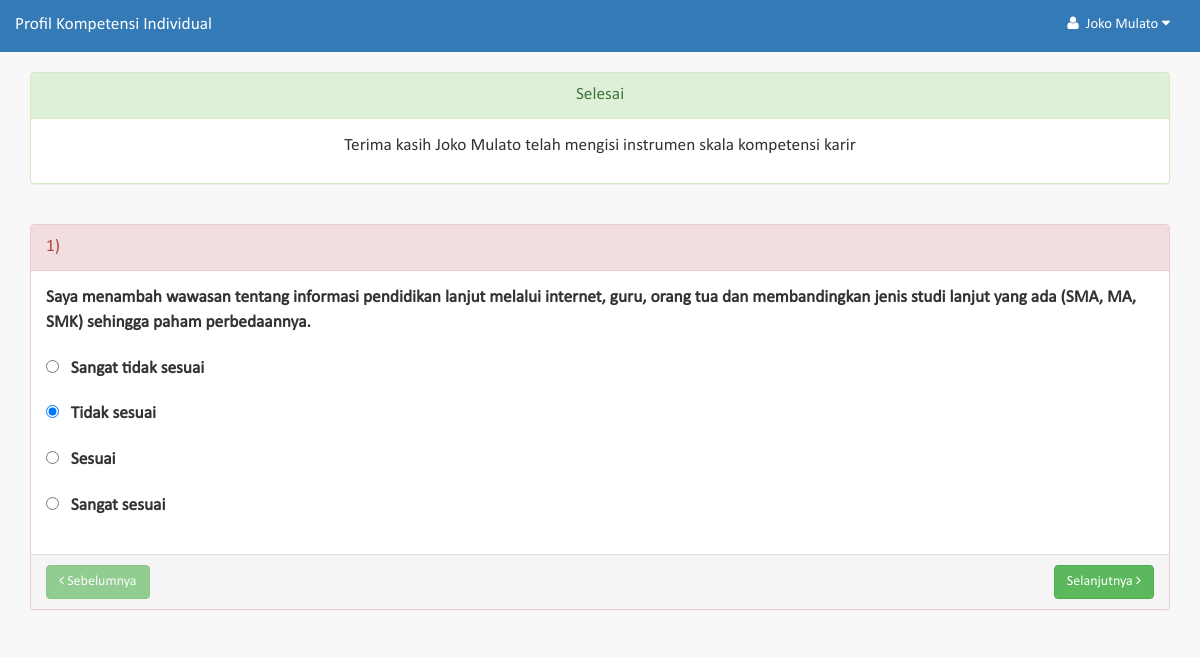
Page /tes (signed in) on the committed database.
### tables this page shows
CREATE TABLE `pertanyaan` (
  `id` int(11) NOT NULL,
  `standar_kompetensi_id` int(11) DEFAULT '0',
  `kompetensi_id` int(11) DEFAULT '0',
  `indikator_id` int(11) DEFAULT '0',
  `teks` text,
  `jenis` enum('standar','kompetensi','indikator','pertanyaan') DEFAULT NULL
);

CREATE TABLE `tes_jawaban` (
  `id` int(11) NOT NULL,
  `tes_id` int(11) DEFAULT NULL,
  `pertanyaan_id` int(11) DEFAULT NULL,
  `jawaban_id` int(11) DEFAULT NULL,
  `waktu` bigint(20) DEFAULT NULL
);

CREATE TABLE `jawaban` (
  `id` int(11) NOT NULL,
  `teks` varchar(30) DEFAULT NULL,
  `skor` int(11) DEFAULT NULL
);

### engine/routes.php (called while the page is built, shortened)
<?php
	$MODULES =  array(
		'home'=>array(
			'C'=>'modules/modul_home.php',
			'V'=>'templates/modul_home.php'
		),
		'login'=>array(
			'C'=>'modules/modul_login.php',
			'V'=>'templates/modul_new_login.php'
		),
		'profile'=>array(
			'C'=>'modules/modul_profil.php',
			'V'=>'templates/modul_profil.php'
		),
		'logout'=>array(
			'C'=>'modules/modul_logout.php'
		),
		'data_siswa'=>array(
			'C'=>'modules/modul_datasiswa.php',
			'V'=>'templates/modul_datasiswa.php'
		),
		'data_indikator'=>array(
			'C'=>'modules/modul_indikator.php',
			'V'=>'templates/modul_indikator.php'
		),
		'tes'=>array(
			'C'=>'modules/modul_tes.php',
			'V'=>'templates/modul_tes.php'
		),
		'profil_kelompok'=>array(
			'C'=>'modules/modul_fk.php',
			'V'=>'templates/modul_fk.php'
		),
		'profil_individu'=>array(
			'C'=>'modules/modul_fi.php',
			'V'=>'templates/modul_fi.php'
		),
		'hasil_tes'=>array(
			'C'=>'modules/hasiltes.php',
			'V'=>'templates/hasiltes.php'
		),
		'kompetensi_karir'=>array(
			'C'=>'modules/kompetensikarir.php',
			'V'=>'templates/kompetensikarir.php'
		)
	);

### engine/methods.php (called while the page is built, shortened)
<?php
	function get_session(){
		if(isset($_SESSION['login']) && $_SESSION['login']==true)
			return (object)array(
				'id'=>$_SESSION['id'],
				'username'=>$_SESSION['username'],
				'group_id'=>$_SESSION['group_id'],
				'group_name'=>$_SESSION['group_name'],
				'ref_id'=>$_SESSION['ref_id'],
				'profile'=>$_SESSION['profile']
			);
	}

### modules/modul_tes.php (called while the page is built, shortened)
<?php
	$jumlah = query_one( "select count(*) as soal from pertanyaan where jenis='pertanyaan'" );
	$test = select_one( "tes", "user_id=" . $user_session->id );
	if(!isset($get_soal)) {
		if( empty($test) ) {
			$test_id = insert( "tes", array(
				"user_id"=>$user_session->id,
				"mulai"=>time()
			));
		} else {
			$test_id = $test->id;
		}
		$get_soal = 1;
	} else {
		$test_id = $test->id;
	}
	$jwb = query_one( "select count(*) jumlah from tes_jawaban where tes_id=$test_id" );
	if( $jwb->jumlah==$jumlah->soal )
		$the_status = "selesai";
	if( $get_soal==1 ) {
		$back = -1;
		$next = 2;
	} elseif ( $get_soal==$jumlah->soal-1 ) {
		$back = $get_soal-1;
		$next = -1;
	} else {
		$back = $get_soal-1;
		$next = $get_soal+1;
	}
	$pertanyaan = select_one( "pertanyaan", "jenis='pertanyaan' ORDER BY
		id ASC LIMIT " .($get_soal-1). ",1" );
	$jawaban = select_one( "tes_jawaban", "tes_id=$test_id AND pertanyaan_id=" . $pertanyaan->id);
	$jenis_jawaban = query( "select * from jawaban order by id desc");

### engine/db.php (called while the page is built, shortened)
<?php
	$connection = mysqli_connect('localhost:3406', 'root', '');
	mysqli_select_db($connection, 'potensi');
	function toarray($mres){
		$data = array();
		while($item = mysqli_fetch_object($mres))
			$data[] = $item;
		return $data;
	}
	function query($Q, $with_result=true){
		global $connection;
		$res = mysqli_query($connection, $Q) or die($Q . '<br/>' . mysqli_error($connection));
		if($with_result)
			return toarray($res);
		else
			return mysqli_insert_id($connection);
	}
	function query_one($Q){
		global $connection;
		$mres = mysqli_query($connection, $Q) or die($Q . '<br/>' . mysqli_error($connection));
		if(mysqli_num_rows($mres)==1)
			return mysqli_fetch_object($mres);
		else
			return false;
	}
	function select_one($table, $condition=null){
		$condition = empty($condition) ? '':' WHERE ' . $condition;
		return query_one("SELECT * FROM $table $condition");
	}

### templates/modul_tes.php (the view, shortened to what this page needs)
<?php include "layout/header.php"; ?>
</div>
<div class="container">
    <link href="./assets/js/datatables/media/css/jquery.dataTables.min.css" rel="stylesheet">
    <link href="./assets/js/datatables/media/css/dataTables.bootstrap.min.css" rel="stylesheet">
    <?php if( $the_status=="selesai" ): $msg = get_flashmessage(); ?>
        <div class="row">
            <div class="col-md-12" style="padding-top:20px;">
                <div class="panel panel-success">
                    <div class="panel-heading text-center"> Selesai </div>
                    <div class="panel-body text-center"><p><?php echo sprintf( "Terima kasih %s telah mengisi instrumen skala kompetensi karir", $user_session->profile->nama); ?></p></div>
                </div>
            </div>
        </div>
    <?php endif; ?>
    <div class="row">
        <div class="col-md-12" style="padding-top:20px;">
            <div class="panel panel-danger" id="panel-pertanyaan">
                <div class="panel-heading"> <?php echo $get_soal ?>) </div>
                <div class="panel-body">
                    <form method="post" class="form-horizontal form-isian">
                        <div class="form-group">
                            <label class="col-md-12"> <?php echo $pertanyaan->teks ?> </label>
                        </div>
                        <?php foreach($jenis_jawaban as $ji=>$jj): ?>
                        <div class="form-group">
                            <label for="pilihan<?php echo $ji ?>" class="col-md-11"><input type="radio" id="pilihan<?php echo $ji ?>" name="jawaban_id" value="<?php echo $jj->id ?>"  onchange="kirim()" <?php
                            if( !empty($jawaban) ) {
                                if( $jawaban->jawaban_id==$jj->id)
                                    echo " checked ";
                            }
                            ?> />  &nbsp;  <?php echo $jj->teks ?> </label>
                        </div>
                        <?php endforeach; ?>
                    </form>
                </div>
                <div class="panel-footer">
                    <button class="btn btn-success" onclick="location.href='tes?soal=<?php echo $back ?>'" <?php echo ($back<0)?'disabled':'' ?> > <i class="fa fa-angle-left"></i> Sebelumnya</button>
                    <button class="btn btn-success pull-right" onclick="location.href='tes?soal=<?php echo $next ?>'" <?php echo ($next<0)?'disabled':'' ?> >Selanjutnya <i class="fa fa-angle-right"></i></button>
                </div>
            </div>
        </div>
    </div>
<?php include "layout/footer.php"; ?>

### index.php (shortened to what this page needs)
<?php
require 'engine/routes.php';
require 'engine/methods.php';
require 'engine/db.php';
extract($_POST, EXTR_PREFIX_ALL, "post");
extract($_GET, EXTR_PREFIX_ALL, "get");
$user_session = get_session();
list($module_link, $blank) = each($_GET);
$module_link = empty($module_link) ? DEFAULT_MODULE : $module_link;
if(isset($MODULES[$module_link])){
	if(isset($MODULES[$module_link]['C']) && file_exists($MODULES[$module_link]['C']))
		require $MODULES[$module_link]['C'];
	if(isset($MODULES[$module_link]['V']) && file_exists($MODULES[$module_link]['V']))
		require $MODULES[$module_link]['V'];
}

### templates/layout/header.php (shortened to what this page needs)
<!DOCTYPE html>
<html lang="en">
<head>
    <link href="./assets/js/bootstrap/dist/css/bootstrap.min.css" rel="stylesheet">
    <link href="./assets/js/metisMenu/dist/metisMenu.min.css" rel="stylesheet">
    <link href="./assets/css/timeline.css" rel="stylesheet">
    <link href="./assets/css/sb-admin-2.css" rel="stylesheet">
    <link href="./assets/js/morrisjs/morris.css" rel="stylesheet">
    <link href="./assets/js/font-awesome/css/font-awesome.min.css" rel="stylesheet" type="text/css">
</head>
<body>
    <div id="wrapper">
        <nav class="navbar navbar-default navbar-static-top navbar-warna" role="navigation" style="margin-bottom: 0;">
            <div class="navbar-header">
                <a class="navbar-brand" href="home"><?php echo APPLICATION_TITLE ?></a>
            </div>
            <ul class="nav navbar-top-links navbar-right">
                <li class="dropdown">
                    <a class="dropdown-toggle" data-toggle="dropdown" href="">
                         <i class="fa fa-user fa-fw"></i> <?php echo $user_session->profile->nama ?>  <i class="fa fa-caret-down"></i>
                    </a>
                </li>
            </ul>

### templates/layout/footer.php (shortened to what this page needs)
        </div>
</body>
</html>

### assets/css/sb-admin-2.css (style rules this page uses)
body { background-color: #f8f8f8; font-family: calibri; }
#wrapper { width: 100%; font-family: calibri; }
div, p, span, input, label { font-family: calibri; }
p, label, .panel-heading, input, button, .navbar-brand { font-size: 13pt; }
.dropdown a { font-size: 11pt; }
.navbar-top-links { margin-right: 0; }
.navbar-top-links li { display: inline-block; }
.navbar-top-links li:last-child { margin-right: 15px; }
.navbar-top-links li a { padding: 15px; min-height: 50px; }

### templates/layout/header.php (style rules this page uses)
.navbar-warna { color: #fff; background-color: #337ab7; border-color: #337ab7; }
.navbar-warna .navbar-brand, .navbar-warna .navbar-brand:hover, .navbar-warna a { color: #fff; }

### rows in the picture
pertanyaan: teks "Saya menambah wawasan tentang informasi pendidikan lanjut melalui internet, guru, orang tua dan membandingkan jenis studi lanjut yang ada (SMA, MA, SMK) sehingga paham perbedaannya."
jawaban: teks "Sangat tidak sesuai"
tes_jawaban: jawaban_id "☐ Sangat tidak sesuai", jawaban_id "☑ Tidak sesuai", jawaban_id "☐ Sesuai", jawaban_id "☐ Sangat sesuai"
jawaban: teks "Tidak sesuai"
jawaban: teks "Sesuai"
jawaban: teks "Sangat sesuai"

### other values in the picture
APPLICATION_TITLE "Profil Kompetensi Individual"
$user_session->profile->nama "Joko Mulato"
$get_soal "1"
